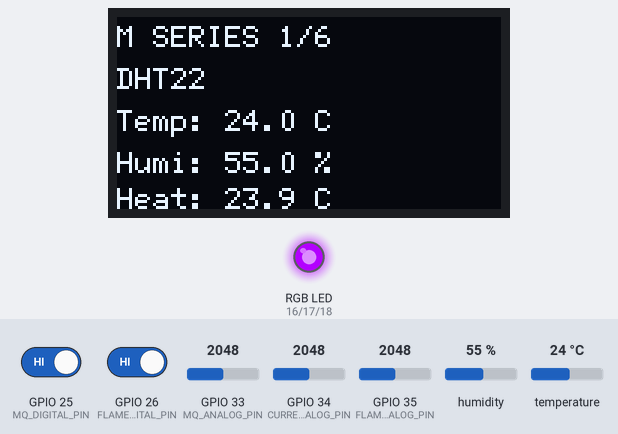
Recording of a sketch running on a simulated ESP32. On the bench: 128×64 one-colour display, an RGB LED mixed from three pins (HIGH = lit). The inputs (shaded band) are chosen by the test bench; at power-on: GPIO 25 (MQ_DIGITAL_PIN) HIGH, GPIO 26 (FLAME_DIGITAL_PIN) HIGH, temperature 24 °C, GPIO 33 (MQ_ANALOG_PIN) = 2048, GPIO 34 (CURRENT_ANALOG_PIN) = 2048, GPIO 35 (FLAME_ANALOG_PIN) = 2048, humidity 55 % (analog values on the 0–4095 scale). What the sketch prints to the serial monitor is not drawn.

Above: at 6.2 s.
6.3 s: GPIO 25 (MQ_DIGITAL_PIN) driven LOW
At 7.7 s:
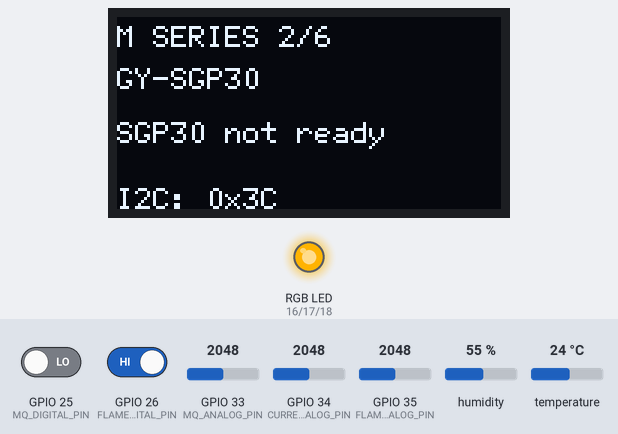
12.4 s: GPIO 26 (FLAME_DIGITAL_PIN) driven LOW
At 14.5 s:
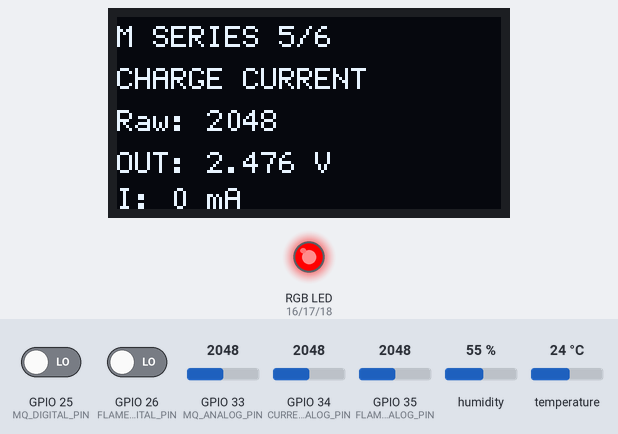
18.5 s: GPIO 25 (MQ_DIGITAL_PIN) driven HIGH
At 22.6 s:
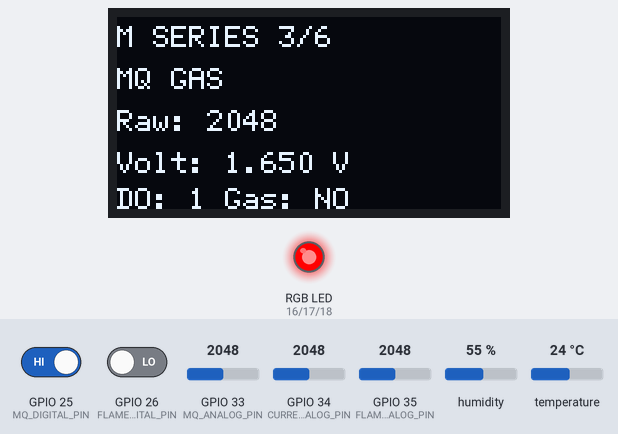
24.6 s: GPIO 26 (FLAME_DIGITAL_PIN) driven HIGH
At 29.4 s:
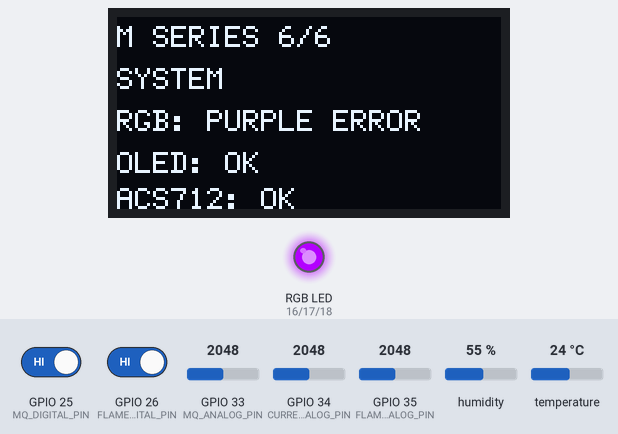
30.1 s: temperature set to 0 °C
At 32.0 s:
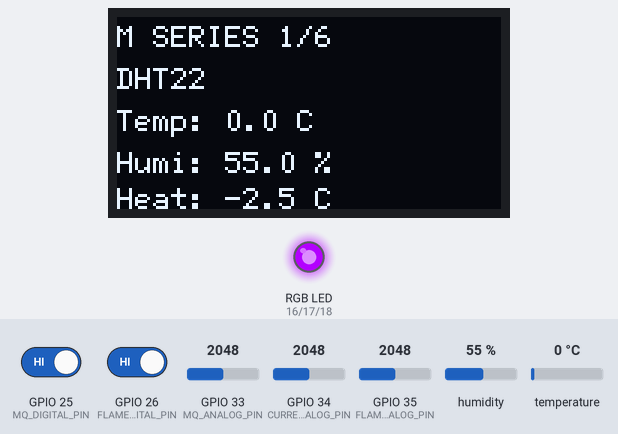
36.2 s: GPIO 25 (MQ_DIGITAL_PIN) driven LOW
At 37.6 s:
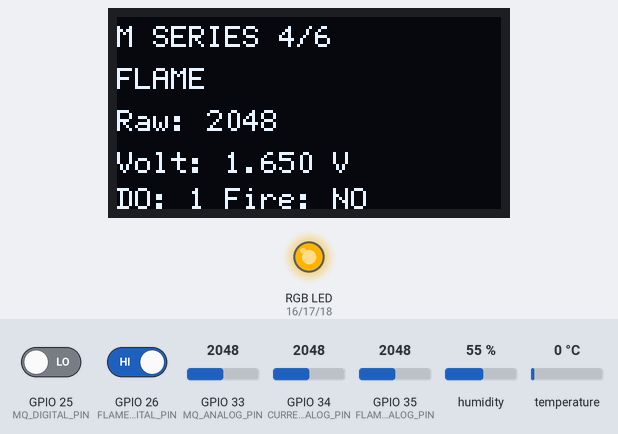
Timing chart, 0 to 39.2 s (numbered marks = the images above; inputs shaded):
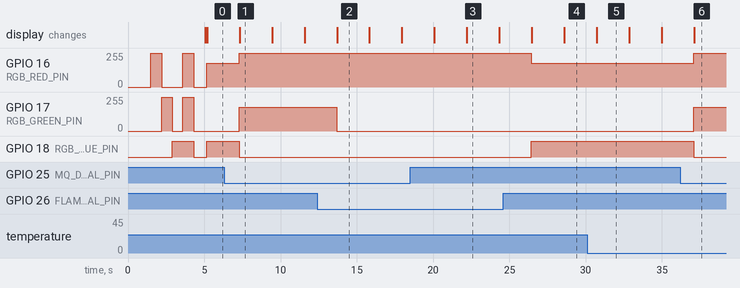

The sketch:

sensor_read_test.ino
```cpp
#include <Arduino.h>
#include <Wire.h>
#include <DHT.h>
#include <Adafruit_SGP30.h>
#include <U8g2lib.h>

constexpr uint8_t DHT_PIN = 4;
constexpr uint8_t DHT_TYPE = DHT22;

constexpr uint8_t I2C_SDA_PIN = 21;
constexpr uint8_t I2C_SCL_PIN = 22;
constexpr uint8_t OLED_ADDRESS = 0x3C;
constexpr uint8_t SGP30_ADDRESS = 0x58;

constexpr uint8_t MQ_ANALOG_PIN = 33;
constexpr uint8_t MQ_DIGITAL_PIN = 25;

constexpr uint8_t FLAME_ANALOG_PIN = 35;
constexpr uint8_t FLAME_DIGITAL_PIN = 26;

constexpr uint8_t CURRENT_ANALOG_PIN = 34;
constexpr bool CURRENT_SENSOR_CONNECTED = true;
constexpr float ACS712_SENSITIVITY_V_PER_A = 0.185;  // ACS712-05B. Use 0.100 for 20A, 0.066 for 30A modules.
constexpr float CURRENT_DIVIDER_RATIO = 20.0 / (10.0 + 20.0);  // OUT -> 10k -> GPIO34, GPIO34 -> 20k -> GND.
constexpr bool CURRENT_USE_EXPECTED_ZERO = true;
constexpr float ACS712_EXPECTED_ZERO_SENSOR_VOLTAGE = 2.500;
constexpr float CURRENT_NOISE_DEADBAND_A = 0.150;
constexpr bool INVERT_CHARGE_CURRENT_DIRECTION = true;

constexpr uint8_t RGB_RED_PIN = 16;
constexpr uint8_t RGB_GREEN_PIN = 17;
constexpr uint8_t RGB_BLUE_PIN = 18;

// Set this to true if the RGB LED is common anode.
constexpr bool RGB_COMMON_ANODE = false;

constexpr uint8_t RED_CHANNEL = 0;
constexpr uint8_t GREEN_CHANNEL = 1;
constexpr uint8_t BLUE_CHANNEL = 2;
constexpr uint32_t PWM_FREQUENCY = 5000;
constexpr uint8_t PWM_RESOLUTION = 8;

constexpr float ADC_MAX = 4095.0;
constexpr float ESP32_ADC_VOLTAGE = 3.3;
constexpr int MQ_ANALOG_DISCONNECTED_RAW = 0;
constexpr unsigned long LOOP_INTERVAL_MS = 2000;
constexpr uint8_t OLED_PAGE_COUNT = 6;
constexpr uint8_t CURRENT_READ_SAMPLE_COUNT = 16;
constexpr uint8_t CURRENT_ZERO_SAMPLE_COUNT = 80;

DHT dht(DHT_PIN, DHT_TYPE);
Adafruit_SGP30 sgp30;
U8G2_SSD1306_128X64_NONAME_F_HW_I2C u8g2(
    U8G2_R0,
    U8X8_PIN_NONE
);

bool sgp30Available = false;
bool oledAvailable = false;
bool lastI2cHasOled = false;
String lastI2cAddresses = "none";
uint8_t oledPageIndex = 0;
float currentZeroSensorVoltage = 0.0;
float measuredCurrentZeroSensorVoltage = 0.0;

float adcToVoltage(int raw) {
  return raw * ESP32_ADC_VOLTAGE / ADC_MAX;
}

int readAnalogAverage(uint8_t pin, uint8_t sampleCount) {
  uint32_t total = 0;
  for (uint8_t i = 0; i < sampleCount; i++) {
    total += analogRead(pin);
    delay(2);
  }
  return total / sampleCount;
}

float adcVoltageToSensorVoltage(float adcVoltage) {
  return CURRENT_DIVIDER_RATIO > 0.0 ? adcVoltage / CURRENT_DIVIDER_RATIO : adcVoltage;
}

float sensorVoltageToCurrent(float sensorVoltage) {
  const float currentA = (sensorVoltage - currentZeroSensorVoltage) / ACS712_SENSITIVITY_V_PER_A;
  return INVERT_CHARGE_CURRENT_DIRECTION ? -currentA : currentA;
}

float applyCurrentDeadband(float currentA) {
  return fabs(currentA) < CURRENT_NOISE_DEADBAND_A ? 0.0 : currentA;
}

uint8_t ledValue(uint8_t value) {
  return RGB_COMMON_ANODE ? 255 - value : value;
}

void setRgb(uint8_t red, uint8_t green, uint8_t blue) {
#if defined(ESP_ARDUINO_VERSION_MAJOR) && ESP_ARDUINO_VERSION_MAJOR >= 3
  ledcWrite(RGB_RED_PIN, ledValue(red));
  ledcWrite(RGB_GREEN_PIN, ledValue(green));
  ledcWrite(RGB_BLUE_PIN, ledValue(blue));
#else
  ledcWrite(RED_CHANNEL, ledValue(red));
  ledcWrite(GREEN_CHANNEL, ledValue(green));
  ledcWrite(BLUE_CHANNEL, ledValue(blue));
#endif
}

void setupRgb() {
#if defined(ESP_ARDUINO_VERSION_MAJOR) && ESP_ARDUINO_VERSION_MAJOR >= 3
  ledcAttach(RGB_RED_PIN, PWM_FREQUENCY, PWM_RESOLUTION);
  ledcAttach(RGB_GREEN_PIN, PWM_FREQUENCY, PWM_RESOLUTION);
  ledcAttach(RGB_BLUE_PIN, PWM_FREQUENCY, PWM_RESOLUTION);
#else
  ledcSetup(RED_CHANNEL, PWM_FREQUENCY, PWM_RESOLUTION);
  ledcSetup(GREEN_CHANNEL, PWM_FREQUENCY, PWM_RESOLUTION);
  ledcSetup(BLUE_CHANNEL, PWM_FREQUENCY, PWM_RESOLUTION);

  ledcAttachPin(RGB_RED_PIN, RED_CHANNEL);
  ledcAttachPin(RGB_GREEN_PIN, GREEN_CHANNEL);
  ledcAttachPin(RGB_BLUE_PIN, BLUE_CHANNEL);
#endif

  setRgb(0, 0, 255);
}

void runRgbSelfTest() {
  Serial.println("RGB self test: red");
  setRgb(255, 0, 0);
  delay(700);

  Serial.println("RGB self test: green");
  setRgb(0, 255, 0);
  delay(700);

  Serial.println("RGB self test: blue");
  setRgb(0, 0, 255);
  delay(700);

  Serial.println("RGB self test: white");
  setRgb(255, 255, 255);
  delay(700);

  Serial.println("RGB self test: off");
  setRgb(0, 0, 0);
  delay(500);
}

void drawOledText(uint8_t y, const String &text) {
  u8g2.drawStr(0, y, text.c_str());
}

const char *shortRgbStatus(const char *rgbStatus) {
  if (strcmp(rgbStatus, "red_flame_warning") == 0) {
    return "RED FLAME";
  }
  if (strcmp(rgbStatus, "yellow_gas_warning") == 0) {
    return "YELLOW GAS";
  }
  if (strcmp(rgbStatus, "purple_sensor_error") == 0) {
    return "PURPLE ERROR";
  }
  return "GREEN NORMAL";
}

void setupOled(bool oledFoundOnBus) {
  oledAvailable = oledFoundOnBus;
  if (!oledAvailable) {
    return;
  }

  u8g2.setI2CAddress(OLED_ADDRESS << 1);
  oledAvailable = u8g2.begin();
  if (!oledAvailable) {
    return;
  }

  u8g2.setContrast(180);
  u8g2.clearBuffer();
  u8g2.setFont(u8g2_font_6x12_tf);
  drawOledText(12, "M series booting");
  drawOledText(28, "OLED: OK");
  drawOledText(44, "I2C: GPIO21/22");
  drawOledText(60, "ADDR: 0x3C");
  u8g2.sendBuffer();
}

void drawOledReadings(
    bool dhtOk,
    float temperature,
    float humidity,
    float heatIndex,
    bool sgp30Ok,
    uint16_t eco2,
    uint16_t tvoc,
    int mqRaw,
    float mqVoltage,
    int mqDigital,
    bool gasDetected,
    int flameRaw,
    float flameVoltage,
    int flameDigital,
    bool flameDetected,
    int currentRaw,
    float currentAdcVoltage,
    float currentSensorVoltage,
    float chargeCurrentA,
    const char *rgbStatus
) {
  if (!oledAvailable) {
    return;
  }

  u8g2.clearBuffer();
  u8g2.setFont(u8g2_font_6x12_tf);
  drawOledText(10, String("M SERIES ") + String(oledPageIndex + 1) + "/" + String(OLED_PAGE_COUNT));

  switch (oledPageIndex) {
    case 0:
      drawOledText(24, "DHT22");
      if (dhtOk) {
        drawOledText(38, String("Temp: ") + String(temperature, 1) + " C");
        drawOledText(52, String("Humi: ") + String(humidity, 1) + " %");
        drawOledText(64, String("Heat: ") + String(heatIndex, 1) + " C");
      } else {
        drawOledText(42, "DHT read failed");
      }
      break;
    case 1:
      drawOledText(24, "GY-SGP30");
      if (sgp30Ok) {
        drawOledText(38, String("eCO2: ") + String(eco2) + " ppm");
        drawOledText(52, String("TVOC: ") + String(tvoc) + " ppb");
      } else {
        drawOledText(42, "SGP30 not ready");
      }
      drawOledText(64, String("I2C: ") + lastI2cAddresses);
      break;
    case 2:
      drawOledText(24, "MQ GAS");
      drawOledText(38, String("Raw: ") + String(mqRaw));
      drawOledText(52, String("Volt: ") + String(mqVoltage, 3) + " V");
      drawOledText(64, String("DO: ") + String(mqDigital) + " Gas: " + (gasDetected ? "YES" : "NO"));
      break;
    case 3:
      drawOledText(24, "FLAME");
      drawOledText(38, String("Raw: ") + String(flameRaw));
      drawOledText(52, String("Volt: ") + String(flameVoltage, 3) + " V");
      drawOledText(64, String("DO: ") + String(flameDigital) + " Fire: " + (flameDetected ? "YES" : "NO"));
      break;
    case 4:
      drawOledText(24, "CHARGE CURRENT");
      if (CURRENT_SENSOR_CONNECTED) {
        drawOledText(38, String("Raw: ") + String(currentRaw));
        drawOledText(52, String("OUT: ") + String(currentSensorVoltage, 3) + " V");
        drawOledText(64, String("I: ") + String(chargeCurrentA * 1000.0, 0) + " mA");
      } else {
        drawOledText(44, "ACS712 not wired");
      }
      break;
    default:
      drawOledText(24, "SYSTEM");
      drawOledText(38, String("RGB: ") + shortRgbStatus(rgbStatus));
      drawOledText(52, String("OLED: ") + (oledAvailable ? "OK" : "OFF"));
      drawOledText(64, String("ACS712: ") + (CURRENT_SENSOR_CONNECTED ? "OK" : "OFF"));
      break;
  }

  u8g2.sendBuffer();
  oledPageIndex = (oledPageIndex + 1) % OLED_PAGE_COUNT;
}

void calibrateCurrentZero() {
  if (!CURRENT_SENSOR_CONNECTED) {
    return;
  }

  const int zeroRaw = readAnalogAverage(CURRENT_ANALOG_PIN, CURRENT_ZERO_SAMPLE_COUNT);
  const float zeroAdcVoltage = adcToVoltage(zeroRaw);
  measuredCurrentZeroSensorVoltage = adcVoltageToSensorVoltage(zeroAdcVoltage);
  currentZeroSensorVoltage = CURRENT_USE_EXPECTED_ZERO
      ? ACS712_EXPECTED_ZERO_SENSOR_VOLTAGE
      : measuredCurrentZeroSensorVoltage;

  Serial.print("current_zero_raw=");
  Serial.print(zeroRaw);
  Serial.print(", current_zero_adc_voltage=");
  Serial.print(zeroAdcVoltage, 3);
  Serial.print(", measured_current_zero_sensor_voltage=");
  Serial.print(measuredCurrentZeroSensorVoltage, 3);
  Serial.print(", current_zero_sensor_voltage=");
  Serial.println(currentZeroSensorVoltage, 3);
}

bool scanI2cBus() {
  uint8_t foundCount = 0;
  bool foundSgp30 = false;
  String addressText = "";
  lastI2cHasOled = false;

  pinMode(I2C_SDA_PIN, INPUT_PULLUP);
  pinMode(I2C_SCL_PIN, INPUT_PULLUP);
  delay(10);

  Serial.print("i2c_idle_sda=");
  Serial.print(digitalRead(I2C_SDA_PIN));
  Serial.print(", i2c_idle_scl=");
  Serial.print(digitalRead(I2C_SCL_PIN));
  Serial.print(", i2c_addresses=");

  Wire.begin(I2C_SDA_PIN, I2C_SCL_PIN);
  Wire.setClock(100000);

  for (uint8_t address = 1; address < 127; address++) {
    Wire.beginTransmission(address);
    const uint8_t error = Wire.endTransmission();

    if (error == 0) {
      if (address == SGP30_ADDRESS) {
        foundSgp30 = true;
      }
      if (address == OLED_ADDRESS) {
        lastI2cHasOled = true;
      }
      if (addressText.length() > 0) {
        addressText += "|";
      }
      String hexAddress = String(address, HEX);
      hexAddress.toUpperCase();
      addressText += "0x";
      if (address < 16) {
        addressText += "0";
      }
      addressText += hexAddress;
      foundCount++;
    }
  }

  if (foundCount == 0) {
    addressText = "none";
  }
  lastI2cAddresses = addressText;
  Serial.print(lastI2cAddresses);

  Serial.println();
  return foundSgp30;
}

void setup() {
  Serial.begin(115200);
  delay(1500);

  setupRgb();
  runRgbSelfTest();

  pinMode(MQ_DIGITAL_PIN, INPUT);
  pinMode(FLAME_DIGITAL_PIN, INPUT);

  analogReadResolution(12);
  analogSetPinAttenuation(MQ_ANALOG_PIN, ADC_11db);
  analogSetPinAttenuation(FLAME_ANALOG_PIN, ADC_11db);
  analogSetPinAttenuation(CURRENT_ANALOG_PIN, ADC_11db);
  calibrateCurrentZero();

  dht.begin();
  Wire.begin(I2C_SDA_PIN, I2C_SCL_PIN);
  Wire.setClock(100000);
  const bool i2cHasSgp30 = scanI2cBus();
  setupOled(lastI2cHasOled);
  if (i2cHasSgp30) {
    sgp30Available = sgp30.begin();
  }

  Serial.println();
  Serial.println("M series sensor read test");
  Serial.println("Reads DHT22, GY-SGP30, MQ AO/DO, flame AO/DO, RGB status, and OLED pages.");
  Serial.println("RGB status: green=normal, yellow=gas DO warning, red=flame DO warning, purple=sensor error, blue=startup");
  Serial.println("OLED pages: DHT22, GY-SGP30, MQ, flame, charge current, system status");
  Serial.printf("DHT22 data pin: GPIO%d\n", DHT_PIN);
  Serial.printf("I2C SDA/SCL: GPIO%d/GPIO%d\n", I2C_SDA_PIN, I2C_SCL_PIN);
  Serial.printf("MQ AO/DO: GPIO%d/GPIO%d\n", MQ_ANALOG_PIN, MQ_DIGITAL_PIN);
  Serial.printf("Flame AO/DO: GPIO%d/GPIO%d\n", FLAME_ANALOG_PIN, FLAME_DIGITAL_PIN);
  Serial.printf("RGB R/G/B: GPIO%d/GPIO%d/GPIO%d\n", RGB_RED_PIN, RGB_GREEN_PIN, RGB_BLUE_PIN);
  Serial.printf("Current sensor connected: %s\n", CURRENT_SENSOR_CONNECTED ? "yes" : "no");
  Serial.printf("ACS712 sensitivity V/A: %.3f\n", ACS712_SENSITIVITY_V_PER_A);
  Serial.printf("Current divider ratio: %.3f\n", CURRENT_DIVIDER_RATIO);
  Serial.printf("Invert charge current direction: %s\n", INVERT_CHARGE_CURRENT_DIRECTION ? "yes" : "no");
  Serial.printf("SGP30 available: %s\n", sgp30Available ? "yes" : "no");
  Serial.printf("OLED available: %s\n", oledAvailable ? "yes" : "no");
}

void loop() {
  const float humidity = dht.readHumidity();
  const float temperature = dht.readTemperature();
  const float heatIndex = dht.computeHeatIndex(temperature, humidity, false);
  const bool dhtOk = !isnan(humidity) && !isnan(temperature);

  const bool i2cHasSgp30 = scanI2cBus();
  if (!sgp30Available && i2cHasSgp30) {
    sgp30Available = sgp30.begin();
  }
  if (!oledAvailable && lastI2cHasOled) {
    setupOled(true);
  }

  const int mqRaw = analogRead(MQ_ANALOG_PIN);
  const int mqDigital = digitalRead(MQ_DIGITAL_PIN);
  const float mqVoltage = adcToVoltage(mqRaw);
  const bool gasAnalogOk = mqRaw != MQ_ANALOG_DISCONNECTED_RAW;
  const bool gasDetected = mqDigital == LOW;

  const int flameRaw = analogRead(FLAME_ANALOG_PIN);
  const int flameDigital = digitalRead(FLAME_DIGITAL_PIN);
  const float flameVoltage = adcToVoltage(flameRaw);
  const bool flameDetected = flameDigital == LOW;

  const int currentRaw = CURRENT_SENSOR_CONNECTED ? readAnalogAverage(CURRENT_ANALOG_PIN, CURRENT_READ_SAMPLE_COUNT) : -1;
  const float currentAdcVoltage = CURRENT_SENSOR_CONNECTED ? adcToVoltage(currentRaw) : 0.0;
  const float currentSensorVoltage = CURRENT_SENSOR_CONNECTED ? adcVoltageToSensorVoltage(currentAdcVoltage) : 0.0;
  const float rawChargeCurrentA = CURRENT_SENSOR_CONNECTED ? sensorVoltageToCurrent(currentSensorVoltage) : 0.0;
  const float chargeCurrentA = CURRENT_SENSOR_CONNECTED ? applyCurrentDeadband(rawChargeCurrentA) : 0.0;

  uint16_t eco2 = 0;
  uint16_t tvoc = 0;
  bool sgp30Ok = false;
  if (sgp30Available) {
    sgp30Ok = sgp30.IAQmeasure();
    if (sgp30Ok) {
      eco2 = sgp30.eCO2;
      tvoc = sgp30.TVOC;
    }
  }

  const bool sensorError = !dhtOk || !sgp30Available || !sgp30Ok || !gasAnalogOk;
  const char *rgbStatus = "green_normal";

  if (flameDetected) {
    setRgb(255, 0, 0);
    rgbStatus = "red_flame_warning";
  } else if (gasDetected) {
    setRgb(255, 180, 0);
    rgbStatus = "yellow_gas_warning";
  } else if (sensorError) {
    setRgb(180, 0, 255);
    rgbStatus = "purple_sensor_error";
  } else {
    setRgb(0, 255, 0);
    rgbStatus = "green_normal";
  }

  drawOledReadings(
      dhtOk,
      temperature,
      humidity,
      heatIndex,
      sgp30Ok,
      eco2,
      tvoc,
      mqRaw,
      mqVoltage,
      mqDigital,
      gasDetected,
      flameRaw,
      flameVoltage,
      flameDigital,
      flameDetected,
      currentRaw,
      currentAdcVoltage,
      currentSensorVoltage,
      chargeCurrentA,
      rgbStatus
  );

  Serial.print("dht_ok=");
  Serial.print(dhtOk ? "true" : "false");
  Serial.print(", temperature_c=");
  Serial.print(dhtOk ? String(temperature, 2) : "null");
  Serial.print(", humidity_percent=");
  Serial.print(dhtOk ? String(humidity, 2) : "null");
  Serial.print(", heat_index_c=");
  Serial.print(dhtOk ? String(heatIndex, 2) : "null");

  Serial.print(", sgp30_ok=");
  Serial.print(sgp30Ok ? "true" : "false");
  Serial.print(", eco2_ppm=");
  Serial.print(sgp30Ok ? String(eco2) : "null");
  Serial.print(", tvoc_ppb=");
  Serial.print(sgp30Ok ? String(tvoc) : "null");

  Serial.print(", mq_raw=");
  Serial.print(mqRaw);
  Serial.print(", mq_voltage=");
  Serial.print(mqVoltage, 3);
  Serial.print(", mq_analog_ok=");
  Serial.print(gasAnalogOk ? "true" : "false");
  Serial.print(", mq_do=");
  Serial.print(mqDigital);
  Serial.print(", gas_detected=");
  Serial.print(gasDetected ? "true" : "false");

  Serial.print(", flame_raw=");
  Serial.print(flameRaw);
  Serial.print(", flame_voltage=");
  Serial.print(flameVoltage, 3);
  Serial.print(", flame_do=");
  Serial.print(flameDigital);
  Serial.print(", flame_detected=");
  Serial.print(flameDetected ? "true" : "false");

  Serial.print(", rgb_status=");
  Serial.print(rgbStatus);
  Serial.print(", oled_ok=");
  Serial.print(oledAvailable ? "true" : "false");
  Serial.print(", oled_page=");
  Serial.print(oledPageIndex == 0 ? OLED_PAGE_COUNT : oledPageIndex);
  Serial.print(", current_connected=");
  Serial.print(CURRENT_SENSOR_CONNECTED ? "true" : "false");
  Serial.print(", current_raw=");
  Serial.print(CURRENT_SENSOR_CONNECTED ? String(currentRaw) : "null");
  Serial.print(", current_adc_voltage=");
  Serial.print(CURRENT_SENSOR_CONNECTED ? String(currentAdcVoltage, 3) : "null");
  Serial.print(", current_sensor_voltage=");
  Serial.print(CURRENT_SENSOR_CONNECTED ? String(currentSensorVoltage, 3) : "null");
  Serial.print(", current_zero_sensor_voltage=");
  Serial.print(CURRENT_SENSOR_CONNECTED ? String(currentZeroSensorVoltage, 3) : "null");
  Serial.print(", charge_current_raw_a=");
  Serial.print(CURRENT_SENSOR_CONNECTED ? String(rawChargeCurrentA, 3) : "null");
  Serial.print(", charge_current_a=");
  Serial.print(CURRENT_SENSOR_CONNECTED ? String(chargeCurrentA, 3) : "null");
  Serial.print(", charge_current_ma=");
  Serial.println(CURRENT_SENSOR_CONNECTED ? String(chargeCurrentA * 1000.0, 0) : "null");

  delay(LOOP_INTERVAL_MS);
}
```

Measured:
- after the input at 6.3 s, GPIO 16 (RGB_RED_PIN): 179/255 → 255/255 after 0.99 s; GPIO 17 (RGB_GREEN_PIN): 0/255 → 179/255 after 0.99 s; GPIO 18 (RGB_BLUE_PIN): HIGH → LOW after 0.99 s
- after the input at 12.4 s, GPIO 17 (RGB_GREEN_PIN): 179/255 → 0/255 after 1.3 s
- after the input at 18.5 s, the display: first differs from a run without the input after 3.7 s (image 3)
- after the input at 24.6 s, GPIO 16 (RGB_RED_PIN): 255/255 → 179/255 after 1.8 s; GPIO 18 (RGB_BLUE_PIN): LOW → HIGH after 1.8 s; the display: first differs from a run without the input after 4.0 s (image 4)
- after the input at 36.2 s, GPIO 16 (RGB_RED_PIN): 179/255 → 255/255 after 0.89 s; GPIO 17 (RGB_GREEN_PIN): 0/255 → 179/255 after 0.89 s; GPIO 18 (RGB_BLUE_PIN): HIGH → LOW after 0.89 s
- what the display in image 1 shows lasts 2.1 s, from 7.3 s to 9.4 s
